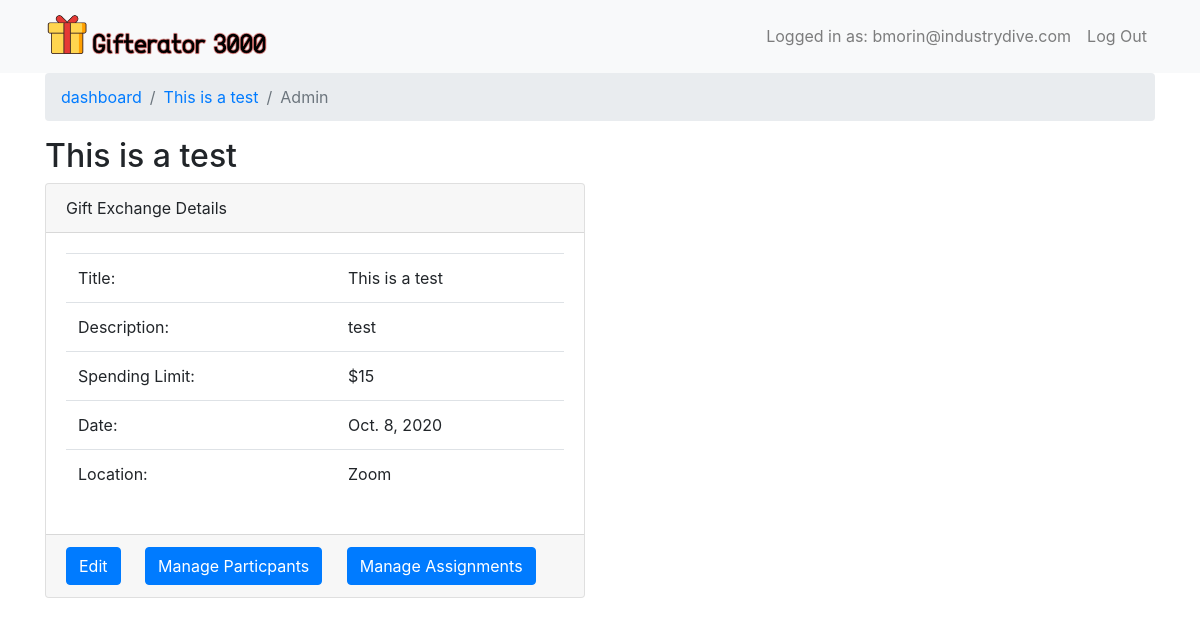
Before: /giftexchange/5/manage/ (signed in) with the older database file.
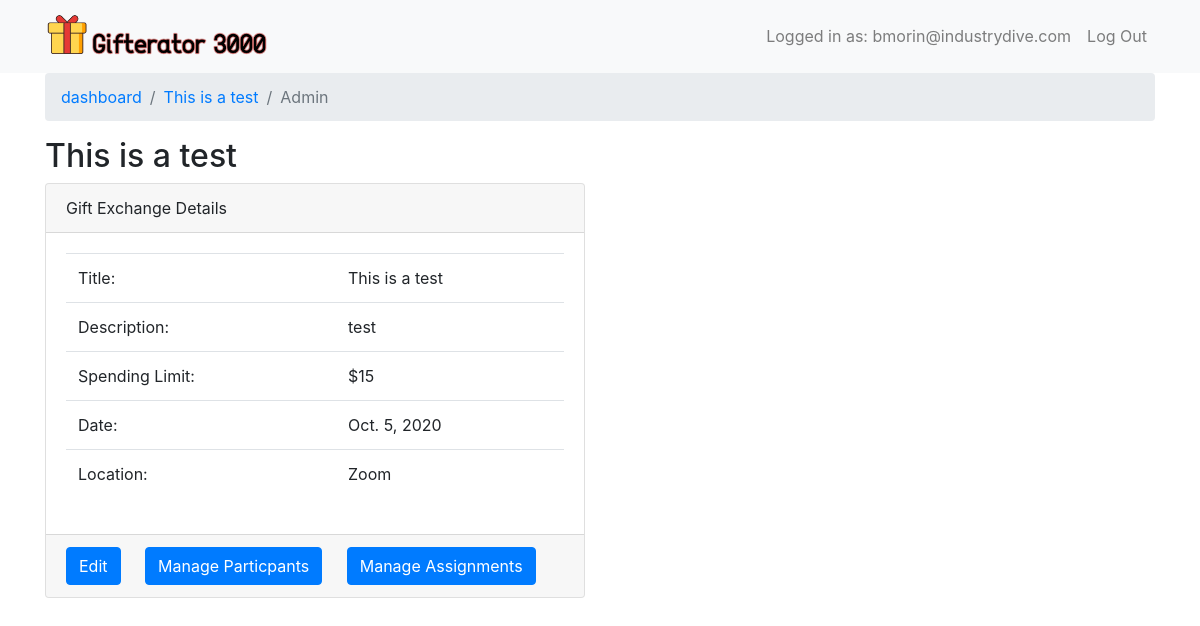
After: the same page with the newer database file.
### giftexchange/models.py (models this page shows, shortened)
class GiftExchange(models.Model):
	title = models.CharField(max_length=300, unique=True)
	date = models.DateField(blank=True, null=True)
	location = models.CharField(max_length=500)
	description = models.TextField(blank=True, null=True)
	spending_limit = models.IntegerField(default=0)
	admin_appuser = models.ManyToManyField(AppUser)
	assignments_locked = models.BooleanField(default=False)

### giftexchange/views.py (the view)
# urls.py: path('giftexchange/<int:giftexchange_id>/manage/', views.GiftExchangeAdminDetail.as_view(), name='giftexchange_manage_dashboard'),
class GiftExchangeAdminDetail(GiftExchangeAdminView):
	def get(self, request, *args, **kwargs):
		template = loader.get_template('giftexchange/dashboard_manage.html')
		context = {
			'breadcrumbs': [
				('dashboard', reverse('dashboard')),
				(self.giftexchange.title, reverse('giftexchange_detail', kwargs={'giftexchange_id': self.giftexchange_id})),
				('Admin', None)
			],
			'giftexchange': self.giftexchange
		}
		return HttpResponse(template.render(context, request))

### giftexchange/models.py (called while the page is built)
	def exchange_participant(self, giftexchange):
		participant_exists = Participant.objects.filter(appuser=self, giftexchange=giftexchange).exists()
		if participant_exists:
			return Participant.objects.get(appuser=self, giftexchange=giftexchange)
		return False

	@classmethod
	def get(cls, djangouser):
		return cls.objects.get(djangouser=djangouser)

### giftexchange/views.py (called while the page is built)
	def _get_participant_and_exchange(self, appuser, giftexchange_id):
		giftexchange = None
		participant_details = None
		giftexchange = GiftExchange.objects.filter(pk=giftexchange_id).first()
		if giftexchange:
			participant_details = appuser.exchange_participant(giftexchange)
		return giftexchange, participant_details

	def setup(self, request, *args, **kwargs):
		super(AuthenticatedView, self).setup(request, *args, **kwargs)
		if not self.request.user.is_authenticated:
			raise Http404('Login Required')
		self.giftexchange = None
		self.is_admin = False
		self.djangouser = request.user
		self.appuser = AppUser.get(djangouser=self.djangouser)
		if 'giftexchange_id' in kwargs:
			self.giftexchange = GiftExchange.objects.filter(pk=kwargs['giftexchange_id']).first()
			self.giftexchange_id = self.giftexchange.pk

### giftexchange/templates/giftexchange/dashboard_manage.html
{% extends 'giftexchange/base.html' %}
{% block page_content %}
	<h2>{{giftexchange.title}}</h2>
	<div class="row">
		<div class="col-6">
			<div class="card">
				<div class="card-header">
			    	Gift Exchange Details
			  </div>
			  <div class="card-body">
			  		<table class="table">
			  			<tr>
			  				<td>Title: </td>
			  				<td>{{giftexchange.title}}</td>
			  			</tr>
			  			<tr>
			  				<td>Description: </td>
			  				<td>{{giftexchange.description}}</td>
			  			</tr>
			  			<tr>
			  				<td>Spending Limit: </td>
			  				<td>${{giftexchange.spending_limit}}</td>
			  			</tr>
			  			<tr>
			  				<td>Date: </td>
			  				<td>{{giftexchange.date}}</td>
			  			</tr>
			  			<tr>
			  				<td>Location: </td>
			  				<td>{{giftexchange.location}}</td>
			  			</tr>
			  		</table>
			  </div>
			  <div class="card-footer">
			  	{% if not giftexchange.assignments_locked %}
					<a class="card-link" href="{% url 'giftexchange_manage_edit_details' giftexchange_id=giftexchange.pk %}"><button class="btn btn-primary">Edit</button></a>
					<a class="card-link" href="{% url 'giftexchange_manage_participants' giftexchange_id=giftexchange.pk %}"><button class="btn btn-primary">Manage Particpants</button></a>
				{% else %}
					Assignments are locked - details no longer editable.
				{% endif %}
				<a  class="card-link" href="{% url 'giftexchange_manage_assignments' giftexchange_id=giftexchange.pk %}" ><button class="btn btn-primary">Manage Assignments</button></a>
			  </div>
			</div>
		</div>
	</div>
{% endblock %}

### giftexchange/templates/giftexchange/base.html (shortened to what this page needs)
{% load static %}
<!DOCTYPE html>
<html lang="en">
<head>
	<link href="{% static 'bootstrap/css/bootstrap.min.css' %}" rel="stylesheet">
	<link href= 'https://ajax.googleapis.com/ajax/libs/jqueryui/1.12.1/themes/ui-lightness/jquery-ui.css' rel='stylesheet'>
</head>
<body>
	{% block header_nav %}
		<nav class="navbar navbar-expand-sm bg-light navbar-light">
			<div class="container">
				<a class="navbar-brand float-left" href="{% url 'dashboard' %}">
					<img class="d-inline-block align-top" src="{% static 'site-images/gifterator-icon.png' %}" width="225px"/>
				</a>
				<ul class="navbar-nav">
					{% if request.user.is_authenticated %}
						<li class="nav-item">
							<a href="{% url 'profile' %}" class="nav-link">Logged in as: {{request.user.username}}</a>
						</li>
						<li class="nav-item">
							<a class="nav-link" href="{% url 'logout' %}">Log Out</a>
						</li>
					{% else %}
						<li class="nav-item">
							<a class="nav-link" href="{% url 'login' %}">Log In</a>
						</li>
					{% endif %}
				</ul>
			</div>
		</nav>
	{% endblock %}
	{% if breadcrumbs %}
		<div class="container">
			<nav aria-label="breadcrumb">
			  <ol class="breadcrumb">
			  	{% for title, link in breadcrumbs %}
					{% if link %}
						<li class="breadcrumb-item"><a href="{{link}}">{{title}}</a></li>
					{% else %}
						<li class="breadcrumb-item active">{{title}}</li>
					{% endif %}
				{% endfor %}
			  </ol>
			</nav>
		</div>
	{% endif %}
	<div class="container">
		<div id="main-content">
				{% block page_content %}{% endblock %}
		</div>
	</div>
</body>

Changed rows visible on the page:
changed GiftExchange "This is a test": date "Oct. 8, 2020" → "Oct. 5, 2020"
